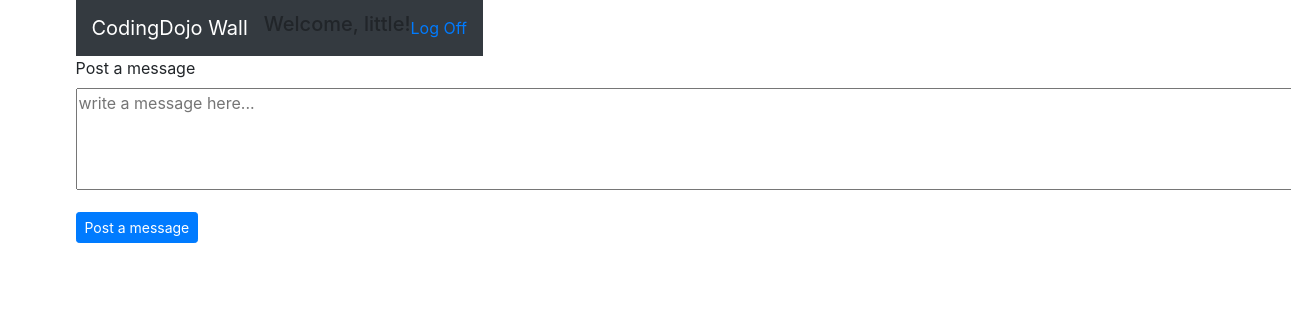
/ (signed in), run on an earlier commit of the app's database.
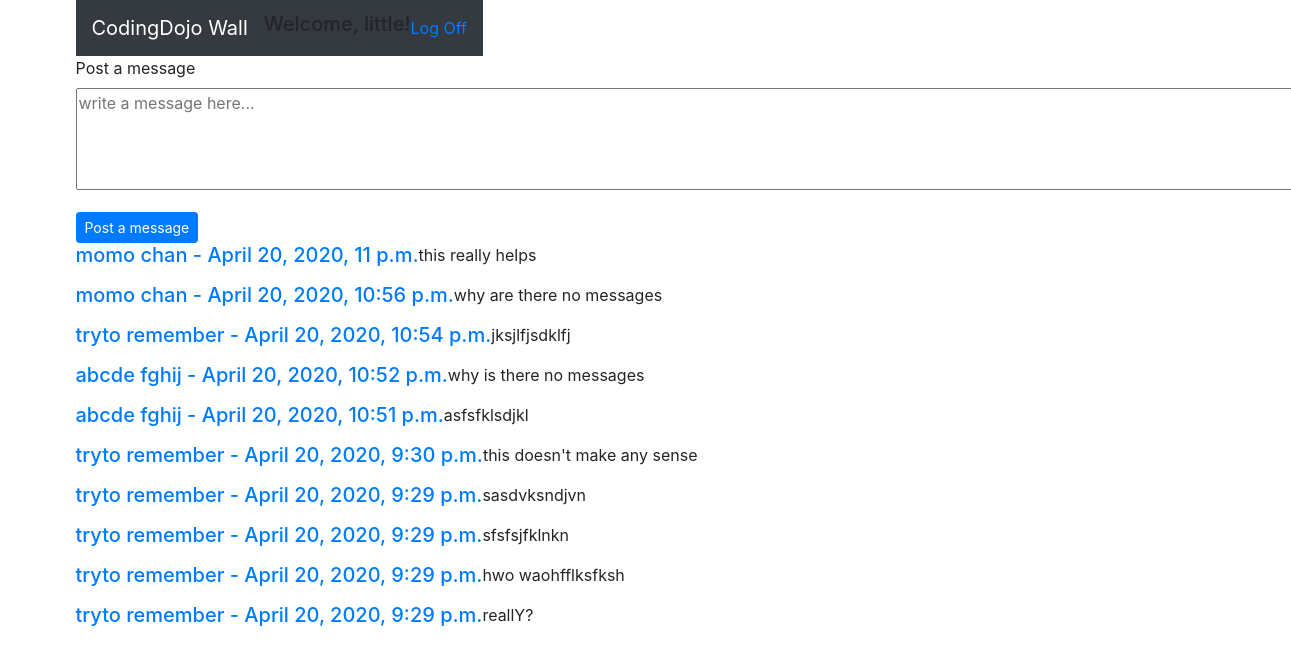
And on a later commit of the database.
### login_app/models.py (models this page shows, shortened)
class Users(models.Model):
    first_name = models.CharField(max_length=45)
    last_name = models.CharField(max_length=45)
    email = models.CharField(max_length=45, blank=False, unique=True)
    password = models.CharField(max_length=255)
    confirm_password = models.CharField(max_length=45)
    created_at = models.DateTimeField(auto_now_add=True)
    updated_at = models.DateTimeField(auto_now=True)
    birthday = models.DateField()
    objects = UsersManager()

### wall_app/models.py (models this page shows, shortened)
class Messages(models.Model):
    message = models.CharField(max_length=255)
    user = models.ForeignKey(
        Users, related_name="messages", on_delete=models.CASCADE)
    created_at = models.DateTimeField(auto_now_add=True)
    updated_at = models.DateTimeField(auto_now=True)

### wall_app/views.py (the view)
# urls.py: path('', views.index, name="my_index"),
def index(request):
    if 'user_id' in request.session:
        user_id = request.session['user_id']
        user = Users.objects.get(id=user_id)
        all_messages = Messages.objects.all()
        all_users = Users.objects.all()
        context = {
            "all_messages": all_messages, "user": user, "all_users": all_users
        }
        return render(request, "wallindex.html", context)
    else:
        return redirect("/register")

### wall_app/templates/wallindex.html (shortened to what this page needs)
{% extends 'base.html' %} {% block content %}
<div class="row col-lg-12">
  <nav class="navbar navbar-expand-lg navbar-dark bg-dark flex-row">
    <a class="navbar-brand" href="{% url 'wall:my_index' %}">CodingDojo Wall</a>
    <h5>Welcome, {{user.first_name}}!</h5>
    <a href="{% url 'login:my_logout' %}">Log Off</a>
  </nav>
</div>
<div class="row col-lg-10">
  <div>
    <form action="{% url 'wall:my_new_message' %}" method="POST" id="message">
      <p>
        <label for="message">Post a message</label><br />
        <textarea
          rows="4"
          cols="120"
          name="message"
          form="message"
          placeholder="write a message here..."
        ></textarea>
      </p>
      <button class="btn btn-primary btn-sm">
        Post a message
      </button>
    </form>
  </div>
</div>
<br /><br />
{% for message in all_messages reversed %}
<div class="row col-lg-11 col align-self-end">
  <h5>
    <a href="{% url 'wall:my_this_message_on_wall' %}"
      >{{message.user.first_name}} {{message.user.last_name}} -
      {{message.created_at}}</a
    >
  </h5>
  <p>{{message.message}}</p>
</div>
{% endfor %} {% endblock %}

### login_app/templates/base.html (shortened to what this page needs)
<!DOCTYPE html>
{% load static %}
<html lang="en">
  <head>
    <link rel="stylesheet" href="https://maxcdn.bootstrapcdn.com/bootstrap/4.0.0/css/bootstrap.min.css">
    <link
      rel="stylesheet"
      type="css/text"
      href="{% static 'css/style.css' %}"
    />
  </head>
  <body>
    <div class="content container">
      <div class="row">
        {% block content %} {% endblock %}
    </div>
  </body>
</html>

What changed in the data, as far as the page shows it:
added Messages: user.first_name "momo", user.last_name "chan", created_at "April 20, 2020, 11 p.m.", message "this really helps"
added Messages: user.first_name "momo", user.last_name "chan", created_at "April 20, 2020, 10:56 p.m.", message "why are there no messages"
added Messages: user.first_name "tryto", user.last_name "remember", created_at "April 20, 2020, 10:54 p.m.", message "jksjlfjsdklfj"
added Messages: user.first_name "abcde", user.last_name "fghij", created_at "April 20, 2020, 10:52 p.m.", message "why is there no messages"
added Messages: user.first_name "abcde", user.last_name "fghij", created_at "April 20, 2020, 10:51 p.m.", message "asfsfklsdjkl"
added Messages: user.first_name "tryto", user.last_name "remember", created_at "April 20, 2020, 9:30 p.m.", message "this doesn't make any sense"
added Messages: user.first_name "tryto", user.last_name "remember", created_at "April 20, 2020, 9:29 p.m.", message "sasdvksndjvn"
added Messages: user.first_name "tryto", user.last_name "remember", created_at "April 20, 2020, 9:29 p.m.", message "sfsfsjfklnkn"
added Messages: user.first_name "tryto", user.last_name "remember", created_at "April 20, 2020, 9:29 p.m.", message "hwo waohfflksfksh"
added Messages: user.first_name "tryto", user.last_name "remember", created_at "April 20, 2020, 9:29 p.m.", message "reallY?"
